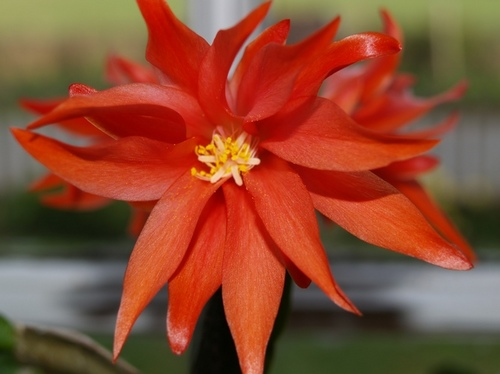
#> input picture imageProc/flower.jpg, 500 x 374 px
$ python funcs.py
#> lines starting #> are read from the running program, lines starting #| are printed output that depends on the picture
### imageProc/imgFuncs.py
from PIL import Image

# returns a new RGB image of width w, height h, and color c
# color can be a three-tuple or a color name
# Ex: img = makeEmptyPicture(100,200, (255,0,0))
# Ex: img = makeEmptyPicture(100,200, 'red')
def makeEmptyPicture(w, h, c):
    im = Image.new("RGB", (w, h), c)
    return (im)

# opens and returns an Image, given a (local) filename
def makePicture(fName):
#> called with fName = 'flower.jpg'
    im = Image.open(fName)
#> im is the input picture: PIL image 500x374 RGB; mean R, G, B 138.9, 74, 49.9
    return (im)

# shows an image in its own window within the GUI window
def show(img):
    img.show()

# GET COLORS
# returns the red value of the pixel at x,y of the img
def getRed(img, x, y):
    r = img.getpixel((x,y))[0]
    return (r)
# returns the green value of the pixel at x,y of the img
def getGreen(img, x, y):
    g = img.getpixel((x,y))[1]
    return (g)
# returns the blue value of the pixel at x,y of the img
def getBlue(img, x, y):
    b = img.getpixel((x,y))[2]
    return (b)
# returns the color (a three-tuple) of the pixsl at x,y of the img
def getColor(img, x, y):
    c = img.getPixel((x,y))
    return (c)

# given red, green, blue values, returns a color (a three-tuple)
def makeColor(r, g, b):
    c = (r,g,b)
    return (c)

# SETS COLORS
# set the red value of the pixel at x,y of the img
def setRed(img, x, y, r):
    rgb = img.getpixel((x,y))
    img.putpixel((x,y), (r,rgb[1],rgb[2]))
# set the green value of the pixel at x,y of the img
def setGreen(img, x, y, g):
    rgb = img.getpixel((x,y))
    img.putpixel((x,y), (rgb[0],g,rgb[2]))
 # set the red value of the pixel at x,y of the img
def setBlue(img, x, y, b):
    rgb = img.getpixel((x,y))
    img.putpixel((x,y), (rgb[0],rgb[1],b))
def setColor(img, x, y, c):
    img.putpixel((x,y),c)

# returns the width of an image
def getWidth(img):
    w = img.size[0]
    return (w)

# returns the height of an image
def getHeight(img):
    h = img.size[1]
#> h = 374
    return (h)


### imageProc/funcs.py
from imgFuncs import *

img = makePicture('flower.jpg')
pixels = img.load()
for y in range(getHeight(img)):
    for x in range(getWidth(img)):
        setRed(img,x,y,0)
#> this loop made 374 passes
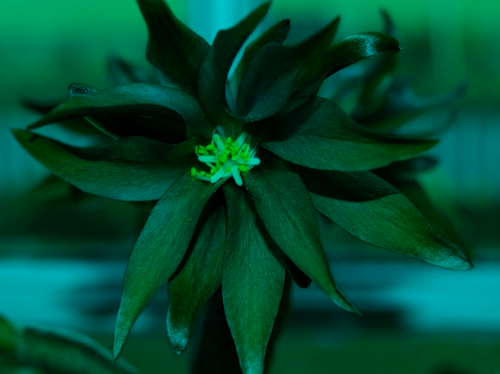
#> img: PIL image 500x374 RGB; mean R, G, B 0, 74, 49.9
show(img)

$ run again, with imageProc/bear.jpg copied over imageProc/flower.jpg
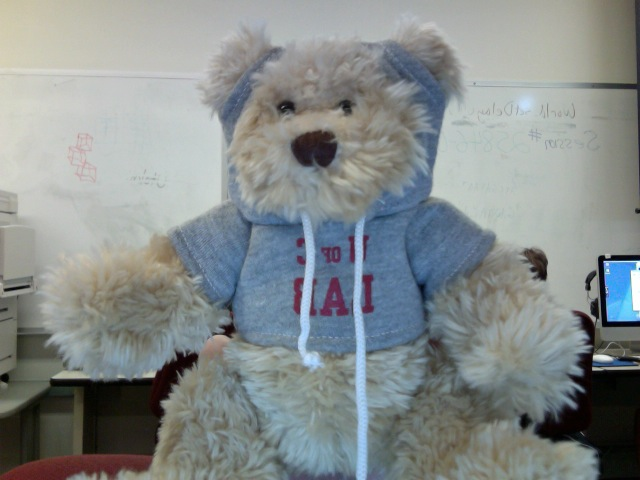
#> input picture imageProc/bear.jpg, 640 x 480 px
#> in makePicture, im is the input picture: PIL image 640x480 RGB; mean R, G, B 133.6, 139.8, 139.7
#> the loop `for y in range(getHeight(img)):` made 480 passes
#> after the loop `for y in range(getHeight(img)):`:
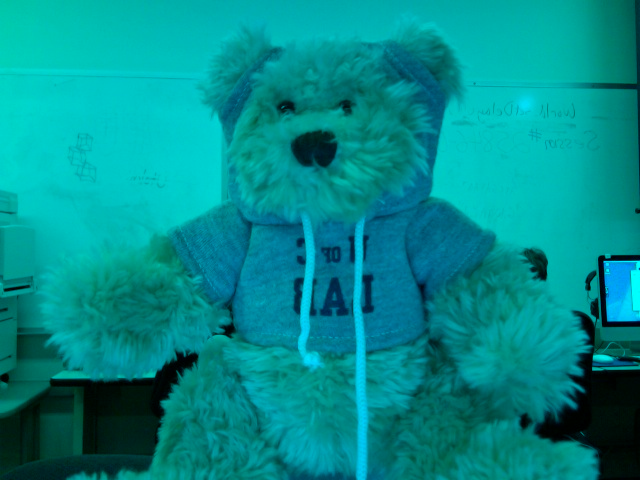
#> img: PIL image 640x480 RGB; mean R, G, B 0, 139.8, 139.7

$ run again, with imageProc/dog.jpg copied over imageProc/flower.jpg
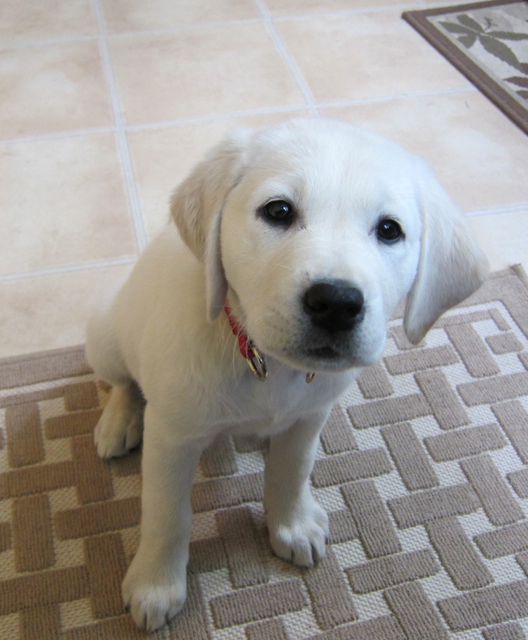
#> input picture imageProc/dog.jpg, 528 x 640 px
#> in makePicture, im is the input picture: PIL image 528x640 RGB; mean R, G, B 157.7, 153.7, 149.2
#> the loop `for y in range(getHeight(img)):` made 640 passes
#> after the loop `for y in range(getHeight(img)):`:
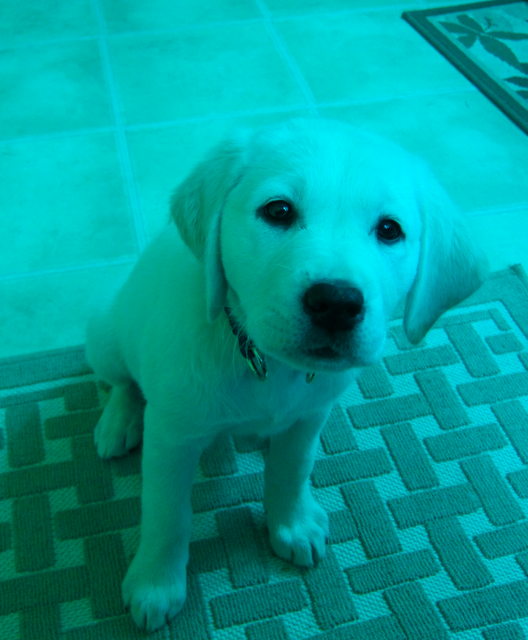
#> img: PIL image 528x640 RGB; mean R, G, B 0, 153.7, 149.2
